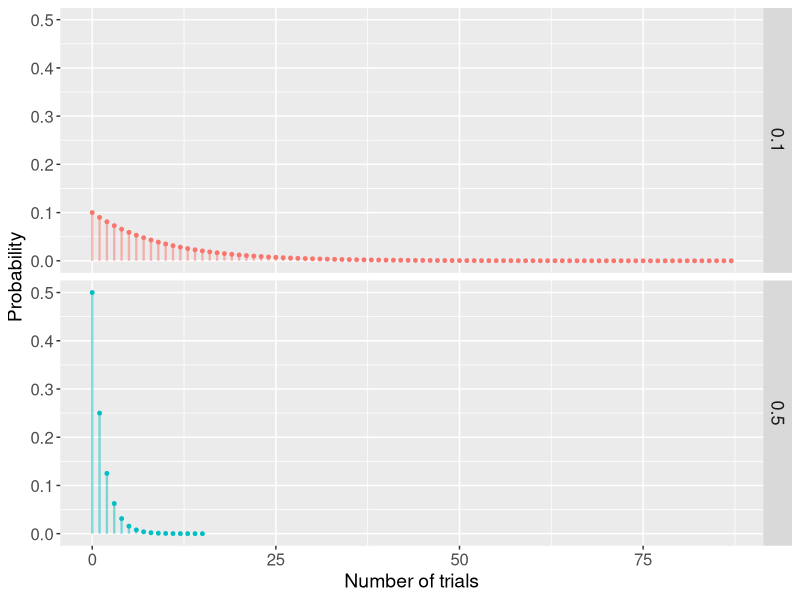

Generate this figure with R:
## ---- chunk 1
#| message: false

library(tidyverse)

x <- 0:250
# n = c(6,14,30,60)
p = c(0.1, 0.5)

geom = expand.grid(x = x, p = p) %>%
  mutate(y = dgeom(x, prob = p))

ggplot(geom %>% filter(y > 1e-5), 
       aes(x, y, color=factor(p))) +
  geom_point(size=1) +
  geom_segment(aes(x=x, xend=x, y=0, yend=y, color=factor(p)), lwd=0.8, alpha=0.5) +
  facet_grid(rows = vars(p), scales="free_x", space="free_x") +
  theme(legend.position = "none",
        axis.title = element_text(size = 14),    # Axis title size
        axis.text = element_text(size = 12),     # Axis text size
        strip.text = element_text(size = 13)) +  # Facet label size
  labs(x = "Number of trials", y = "Probability")

